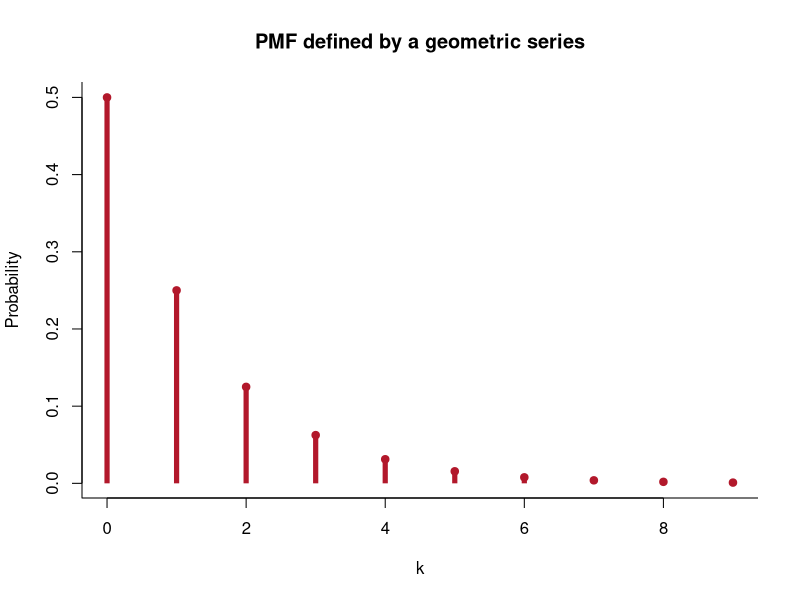
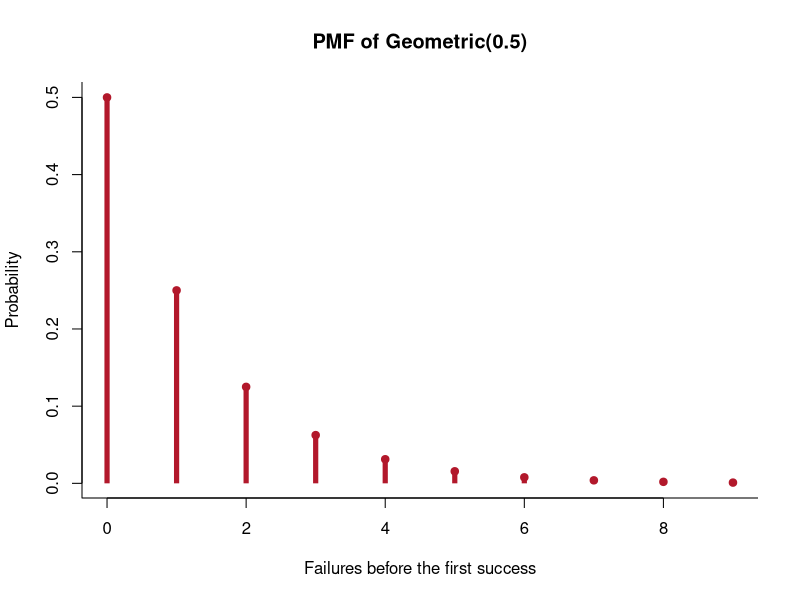
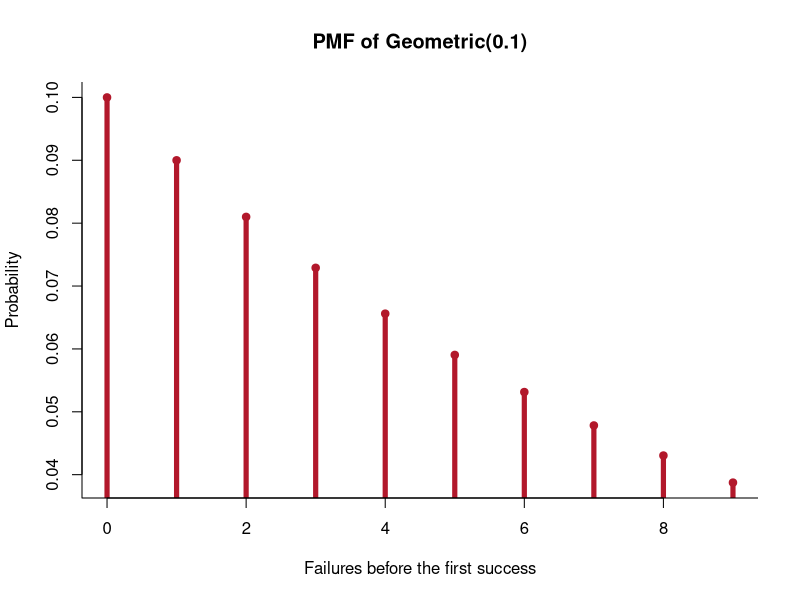
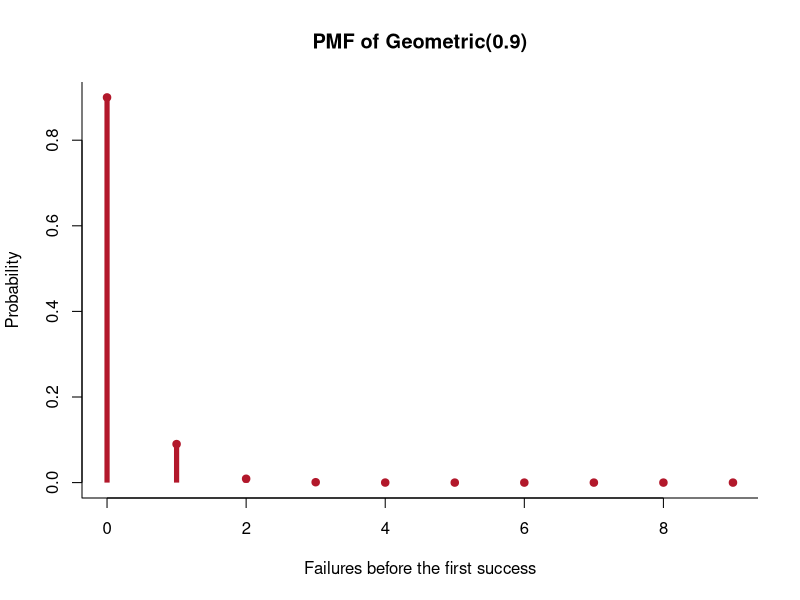

These figures' R source, in order:
## ---- chunk 1
k <- 0:9
mass <- 2^(-(k + 1))
plot(k, mass, type = "h", lwd = 5, lend = 1, col = "#B2182B",
     xlab = "k", ylab = "Probability",
     main = "PMF defined by a geometric series", bty = "l")
points(k, mass, pch = 19, col = "#B2182B")
## ---- chunk 2
plot_geometric <- function(probability) {
  k <- 0:9
  mass <- dgeom(k, prob = probability)
  plot(k, mass, type = "h", lwd = 5, lend = 1, col = "#B2182B",
       xlab = "Failures before the first success", ylab = "Probability",
       main = sprintf("PMF of Geometric(%.1f)", probability), bty = "l")
  points(k, mass, pch = 19, col = "#B2182B")
}

plot_geometric(.5)
plot_geometric(.1)
plot_geometric(.9)
